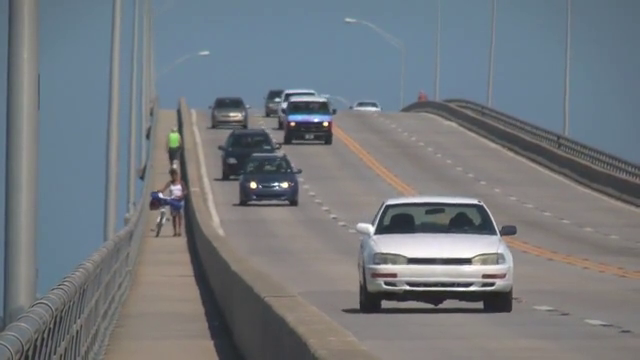
#> input picture frame 91 of video/slow_traffic_small.mp4, 640 x 360 px, given in place of lcl7.mp4, which was not available
$ python DLane_insideCar.py
#> lines starting #> are read from the running program, lines starting #| are printed output that depends on the picture; after the words box and inside, x2 and y2 are one past the last pixel; in counts of white or black regions, pixels touching at a corner belong together; pictures that were not available may be replaced by others from this repository, and a replacement may not be noted
#> further down, frame is the input picture: shape (360, 640, 3); mean B, G, R 126.6, 121.2, 115.7
### pythonDetect/Lane_detectA.py
import cv2
import numpy as np

class LaneDetector:
    def make_coordinates(self, image, line_parameters):
        # slope, intercept = line_parameters
        try:
            slope, intercept = line_parameters
        except TypeError:
            slope, intercept = 0.001 ,0

        y1 = image.shape[0]
        y2 = int(y1 - y1/3)
        x1 = int((y1 - intercept)/slope)
        x2 = int((y2 - intercept)/slope)
        return np.array([x1, y1, x2, y2])

    def average_slope_intercept (self, image, lines):
        left_fit = []
        right_fit = []
        left_line = np.array([0, 0, 0, 0])
        right_line = np.array([0, 0, 0, 0])

        for line in lines:
            x1,y1,x2,y2 =line.reshape(4)
            parameters = np.polyfit((x1, x2), (y1, y2), 1)
            slope = parameters[0]
            intercept = parameters[1]
            if slope < 0:
                left_fit.append((slope, intercept))
            else:
                right_fit.append((slope, intercept))
        if left_fit:
            left_fit_average = np.average(left_fit, axis=0)
            left_line = abs(self.make_coordinates(image, left_fit_average))
        if right_fit:
            right_fit_average = np.average(right_fit, axis=0)
            right_line = abs(self.make_coordinates(image, right_fit_average))

        return np.array([left_line, right_line])

    def canny(self, image):
        kernel = np.ones((5,5), np.uint8)
        gray = cv2.cvtColor(image, cv2.COLOR_BGR2GRAY)
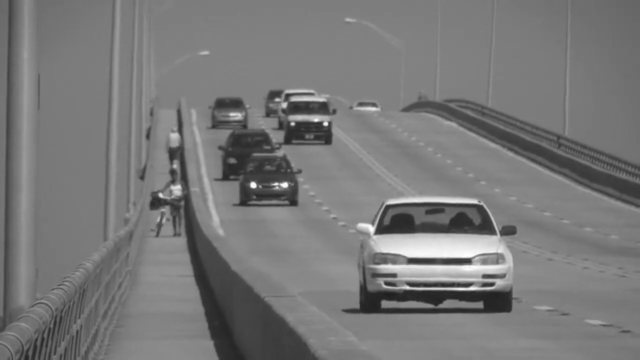
#> gray: shape (720, 1280) (shown at 1/2 size); min 30, max 255, mean 120.1

        # ret, thresh = cv2.threshold(gray, 100,255, cv2.THRESH_BINARY)
        blur = cv2.GaussianBlur(gray, (5, 5), 0)
        canny = cv2.Canny(blur, 50, 150, apertureSize=3)
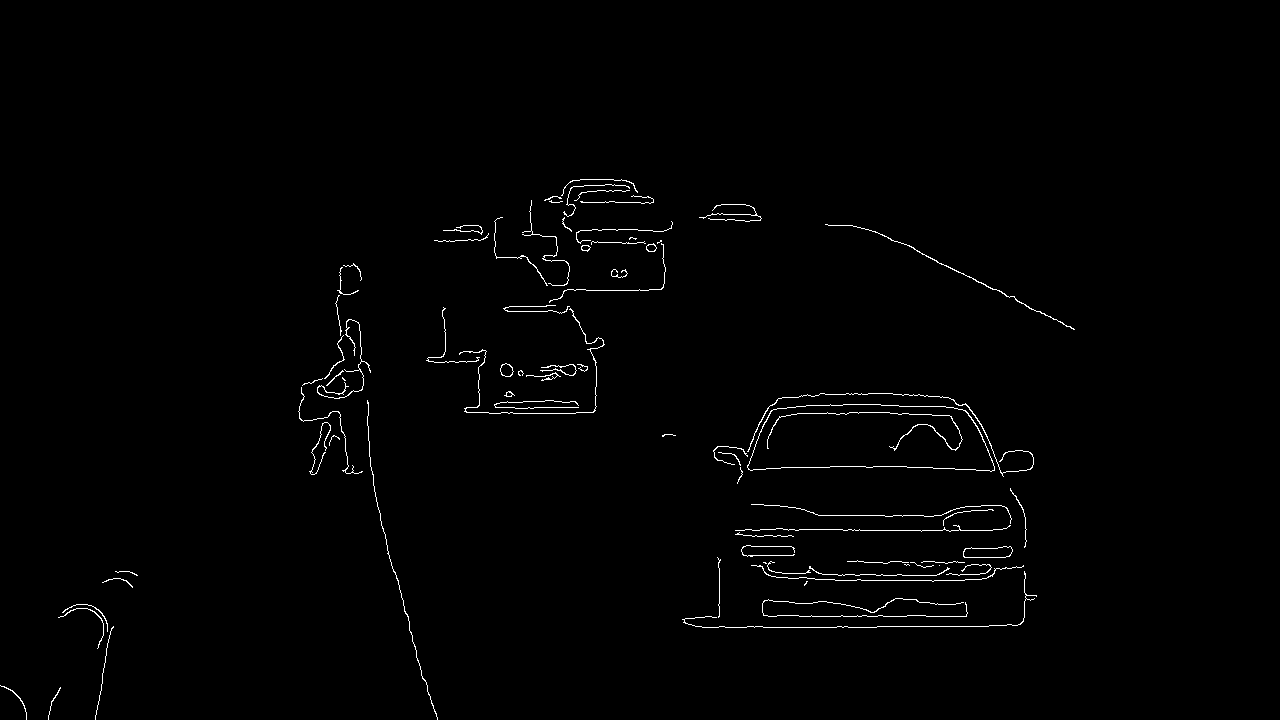
#> canny: shape (720, 1280); 0.97% white in thin lines or dots, all inside (x1, y1, x2, y2) = (0, 179, 1075, 720)

        # result = cv2.bitwise_and(canny, thresh)
        # result = cv2.dilate(result, kernel, iterations=1)
        # canny = cv2.erode(canny, kernel, iterations=1)
        return canny

    def display_lines (self, image, lines):
        # display black
        line_image = np.zeros_like(image)
        h, w = image.shape[0], image.shape[1]
        temp = [0]
        arr = []
        if lines is not None:
            line1 = lines[0]
            line2 = lines[1]
            x1, y1, x2, y2 = line1
            x3, y3, x4, y4 = line2
            if (w > x1 > 0  and w > x2 > 0):
                x2 += 100
                y2 -= 100
                arr.append([x1, y1])
                arr.append([x2, y2])
            if (w > x3 > 0  and w > x4 > 0):
                x4 -= 100
                y4 -= 100
                arr.append([x3, y3])
                arr.append([x4, y4])
            if len(arr) == 4:
                if (arr[1][0] < arr[3][0])  and arr[1][0] < w/2 and arr[3][0] > w/2:
                    temp = arr[2]; arr[2] = arr[3]; arr[3] = temp
                    pts = np.array(arr, np.int32)
                    cv2.fillPoly(line_image, [pts], (0,255,0))
        return line_image

    # create mask polygons
    def region_of_interest(self, image):
        h, w = image.shape[0], image.shape[1]
        arr = []
        p1 = (int(0), h)
        p2 = (int(w/2 - (w/4)/4), int(h - h/2))
        p3 = (int(w/2 + (w/4)/4), int(h - h/2))
        p4 = (int(w), h)

        arr.append([p1, p2, p3, p4])
        polygons = np.array(arr)
        mask = np.zeros_like(image)
        cv2.fillPoly(mask, polygons, 255)
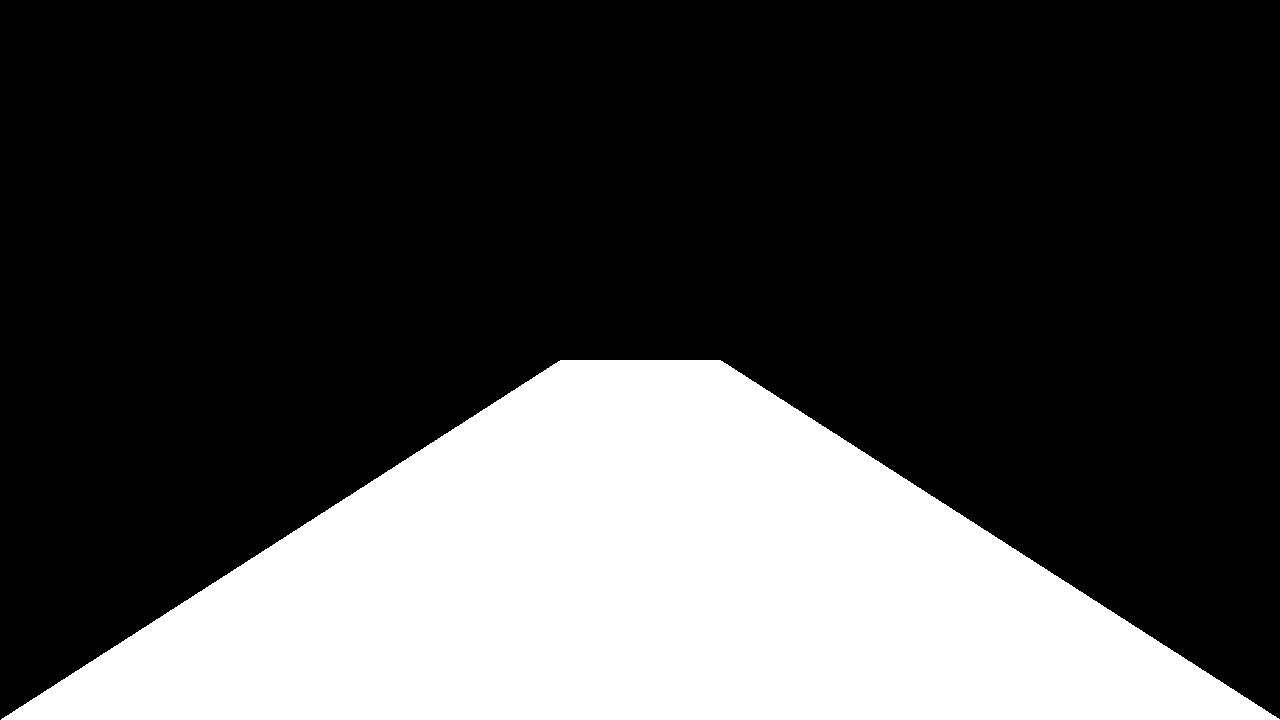
#> mask: shape (720, 1280); 28.1% white; 1 white region, box (x1, y1, x2, y2) and area: (1, 360, 1280, 720) 259400
        masked_image = cv2.bitwise_and(image, mask)
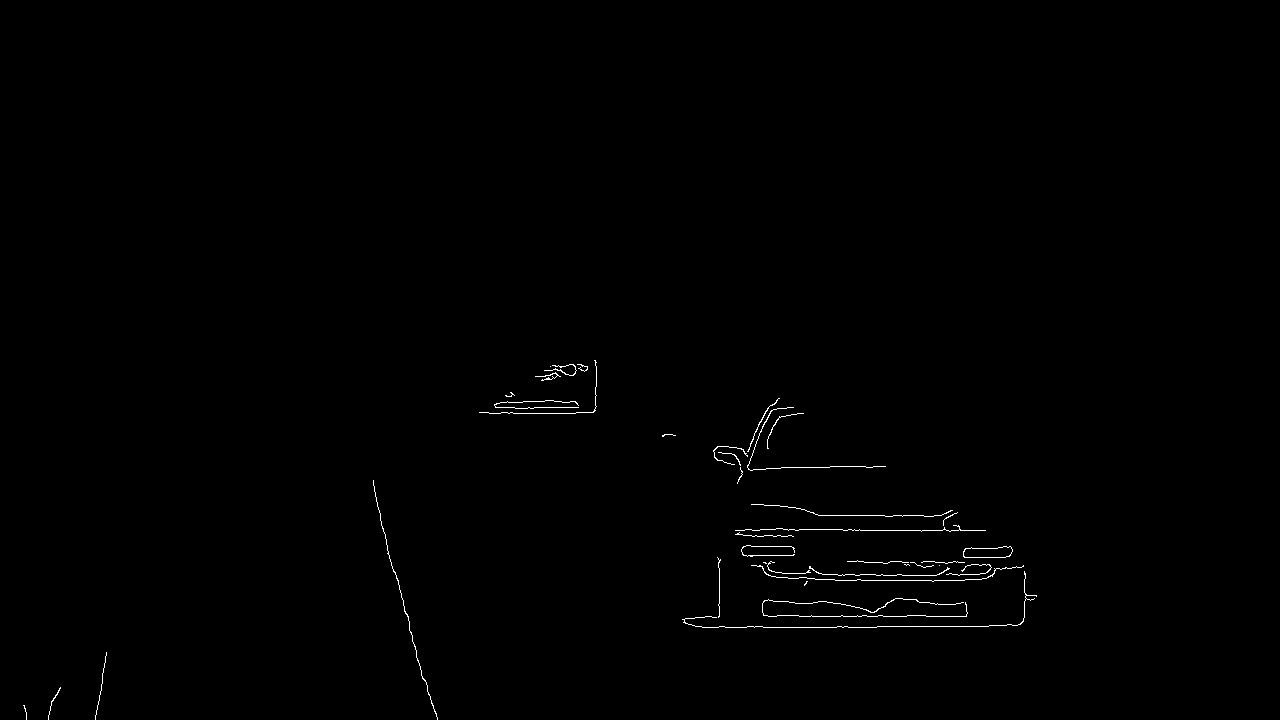
#> masked_image: shape (720, 1280); 0.43% white in thin lines or dots, all inside (x1, y1, x2, y2) = (23, 360, 1037, 720)
        return masked_image

### DLane_insideCar.py
import cv2
import numpy as np
from pythonDetect.Lane_detectA import LaneDetector

# line detection
ld = LaneDetector()

# video = "video/lane3.mp4"
video = "video/lcl7.mp4"

cap = cv2.VideoCapture(video)
while(cap.isOpened()):
    ret, frame = cap.read()
    if not ret:
        cap = cv2.VideoCapture(video)
        continue

    frame = cv2.resize(frame, [1280, 720])
    # frame = cv2.resize(frame, [640, 480])
    canny_image = ld.canny(frame)
    cropped_image = ld.region_of_interest(canny_image)

    #detection
    lines = cv2.HoughLinesP(cropped_image, 1, np.pi/180, 50, np.array([]), minLineLength=10, maxLineGap=100)
#> lines = 19 rows, first 6: [835, 580, 1024, 580], [705, 616, 1024, 616], [695, 626, 988, 626], [735, 530, 985, 530], [702, 627, 876, 627], [719, 571, 1025, 577]

    if lines is not None:
        averaged_lines = ld.average_slope_intercept(frame, lines)
#> the loop in average_slope_intercept, `for line in lines:` made 19 passes
#> (x1, y1, x2, y2, slope, intercept) on passes 1 to 8: (835, 580, 1024, 580, 2.87e-16, 580), (705, 616, 1024, 616, 2.68e-16, 616), (695, 626, 988, 626, -4.04e-16, 626), (735, 530, 985, 530, 4.7e-16, 530), (702, 627, 876, 627, 3.52e-16, 627), (719, 571, 1025, 577, 0.0196, 556.9), (818, 515, 952, 515, -2.67e-16, 515), (745, 529, 960, 529, -5e-16, 529)
#> after the loop in average_slope_intercept, `for line in lines:`: left_fit = [(-4.04e-16, 626), (-2.67e-16, 515), (-5e-16, 529), (-1.91e-16, 413), (-0.0138, 478.2), (-0.0426, 590), (-3.27e-15, 546)]; right_fit = [(2.87e-16, 580), (2.68e-16, 616), (4.7e-16, 530), (3.52e-16, 627), (0.0196, 556.9), (3.49, -802.2), (9.52e-16, 407), (0.0707, 500.6), (0.0164, 588.2), (3.49, -806.7), (3.79e-16, 562), (3.43e-16, 615)]
#> in average_slope_intercept, `left_fit_average = np.average(left_fit, axis=0)`: left_fit_average = [-0.00805, 528.2]
#> in make_coordinates, `slope, intercept = line_parameters`: slope = -0.00805; intercept = 528.2
#> in make_coordinates, `x1 = int((y1 - intercept)/slope)`: x1 = -23830
#> in make_coordinates, `x2 = int((y2 - intercept)/slope)`: x2 = 5984
#> in average_slope_intercept, `left_line = abs(self.make_coordinates(image, left_fit_average))`: left_line = [23830, 720, 5984, 480]
#> in average_slope_intercept, `right_fit_average = np.average(right_fit, axis=0)`: right_fit_average = [0.591, 331.2]
#> in average_slope_intercept, `right_line = abs(self.make_coordinates(image, right_fit_average))`: right_line = [658, 720, 252, 480]
#> averaged_lines = [[23830, 720, 5984, 480], [658, 720, 252, 480]]
        # threshold
        # line_image = display_lines(lane_image, lines)
        line_image = ld.display_lines(frame, averaged_lines)
#> in display_lines, `line1 = lines[0]`: line1 = [23830, 720, 5984, 480]
#> in display_lines, `line2 = lines[1]`: line2 = [658, 720, 252, 480]
#> in display_lines, `x1, y1, x2, y2 = line1`: x1 = 23830; y1 = 720; x2 = 5984; y2 = 480
#> in display_lines, `x3, y3, x4, y4 = line2`: x3 = 658; y3 = 720; x4 = 252; y4 = 480
#> in display_lines, `x4 -= 100`: x4 = 152
#> in display_lines, `y4 -= 100`: y4 = 380
#> line_image: shape (720, 1280, 3); every value is 0
        combo_image = cv2.addWeighted(frame, 1, line_image, 0.5, 1)
    else:
        combo_image = frame.copy()


    cv2.imshow("cropped_image", cropped_image)
    cv2.imshow("result", combo_image)

    key = cv2.waitKey(1)
#> (key q is pressed here)
    if key == ord('q'):
        break

cap.release()
cv2.destroyAllWindows()

$ run again, starting later in the video
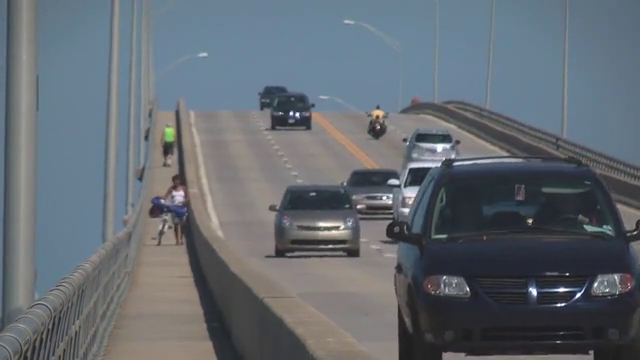
#> input picture frame 411 of video/slow_traffic_small.mp4, 640 x 360 px, given in place of lcl7.mp4, which was not available
#> frame is the input picture: shape (360, 640, 3); mean B, G, R 113.8, 106.6, 99.3
#> frame: shape (720, 1280, 3)
#> in canny, `canny = cv2.Canny(blur, 50, 150, apertureSize=3)`:
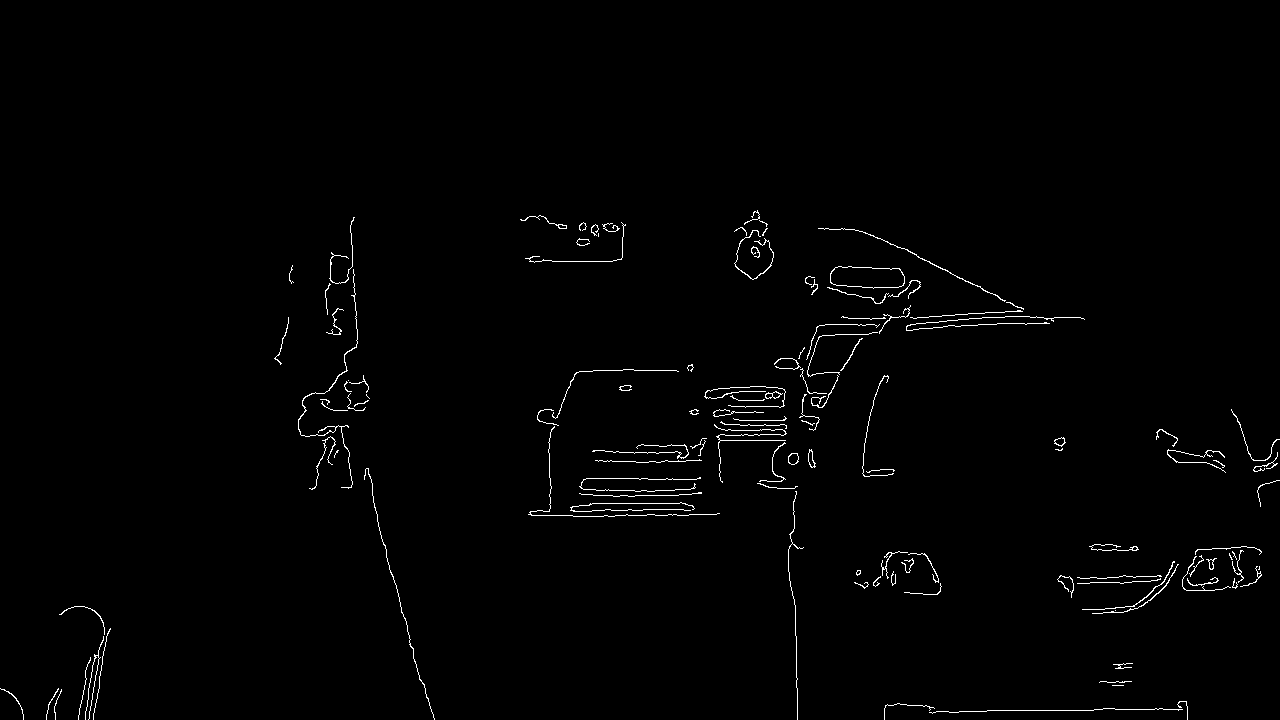
#> canny: shape (720, 1280); 1% white in thin lines or dots, all inside (x1, y1, x2, y2) = (0, 210, 1280, 720)
#> mask: shape (720, 1280); 28.1% white; 1 white region, box (x1, y1, x2, y2) and area: (1, 360, 1280, 720) 259400
#> in region_of_interest, `masked_image = cv2.bitwise_and(image, mask)`:
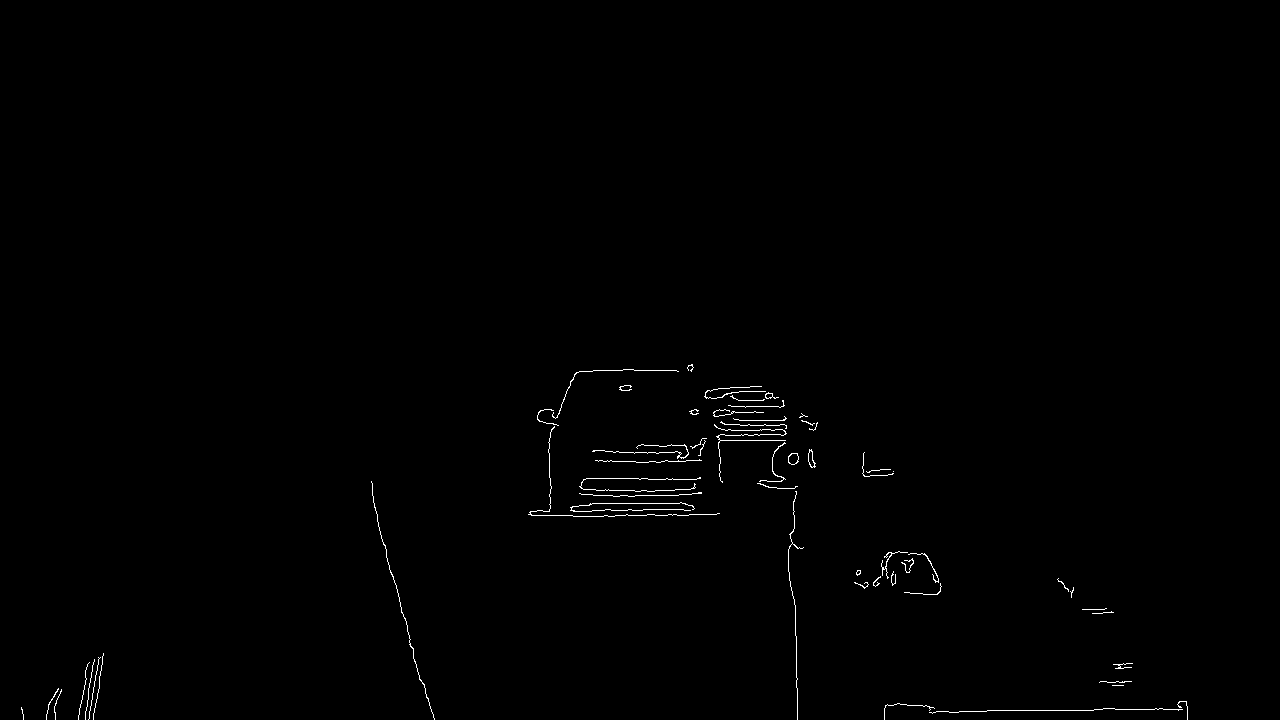
#> masked_image: shape (720, 1280); 0.48% white in thin lines or dots, all inside (x1, y1, x2, y2) = (21, 364, 1188, 720)
#> lines = 22 rows, first 6: [797, 714, 1187, 707], [573, 516, 793, 512], [550, 503, 685, 503], [549, 477, 781, 481], [381, 538, 426, 697], [792, 453, 797, 719]
#> the loop in average_slope_intercept, `for line in lines:` made 22 passes
#> (x1, y1, x2, y2, slope, intercept) on passes 1 to 8: (797, 714, 1187, 707, -0.0179, 728.3), (573, 516, 793, 512, -0.0182, 526.4), (550, 503, 685, 503, 2.52e-16, 503), (549, 477, 781, 481, 0.0172, 467.5), (381, 538, 426, 697, 3.53, -808.2), (792, 453, 797, 719, 53.2, -41681.4), (1078, 710, 1187, 709, -0.00917, 719.9), (529, 512, 693, 509, -0.0183, 521.7)
#> after the loop in average_slope_intercept, `for line in lines:`: left_fit = [(-0.0179, 728.3), (-0.0182, 526.4), (-0.00917, 719.9), (-0.0183, 521.7), (-5.58e-16, 495), (-4.2e-16, 370), (-1.78e-17, 452), (-0.0189, 419.8), (-2.54e-16, 515), (-2.37e-16, 420)]; right_fit = [(2.52e-16, 503), (0.0172, 467.5), (3.53, -808.2), (53.2, -41681.4), (1.59e-16, 461), (1.18e-15, 490), (3.53, -811.4), (6.73e-16, 440), (2.95e-15, 410), (0.0227, 684.9), (49.5, -26717), (0.0319, 400)]
#> left_fit_average = [-0.00825, 516.8]
#> in make_coordinates, `slope, intercept = line_parameters`: slope = -0.00825; intercept = 516.8
#> in make_coordinates, `x1 = int((y1 - intercept)/slope)`: x1 = -24639
#> in make_coordinates, `x2 = int((y2 - intercept)/slope)`: x2 = 4463
#> left_line = [24639, 720, 4463, 480]
#> right_fit_average = [9.15, -5513.5]
#> right_line = [681, 720, 654, 480]
#> averaged_lines = [[24639, 720, 4463, 480], [681, 720, 654, 480]]
#> line1 = [24639, 720, 4463, 480]
#> line2 = [681, 720, 654, 480]
#> in display_lines, `x1, y1, x2, y2 = line1`: x1 = 24639; y1 = 720; x2 = 4463; y2 = 480
#> in display_lines, `x3, y3, x4, y4 = line2`: x3 = 681; y3 = 720; x4 = 654; y4 = 480
#> in display_lines, `x4 -= 100`: x4 = 554
#> in display_lines, `y4 -= 100`: y4 = 380
#> line_image: shape (720, 1280, 3); every value is 0
